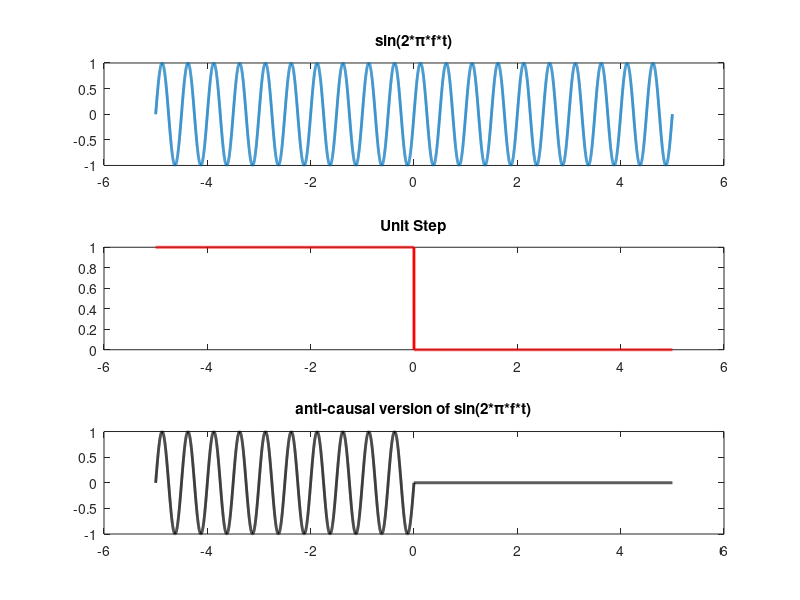
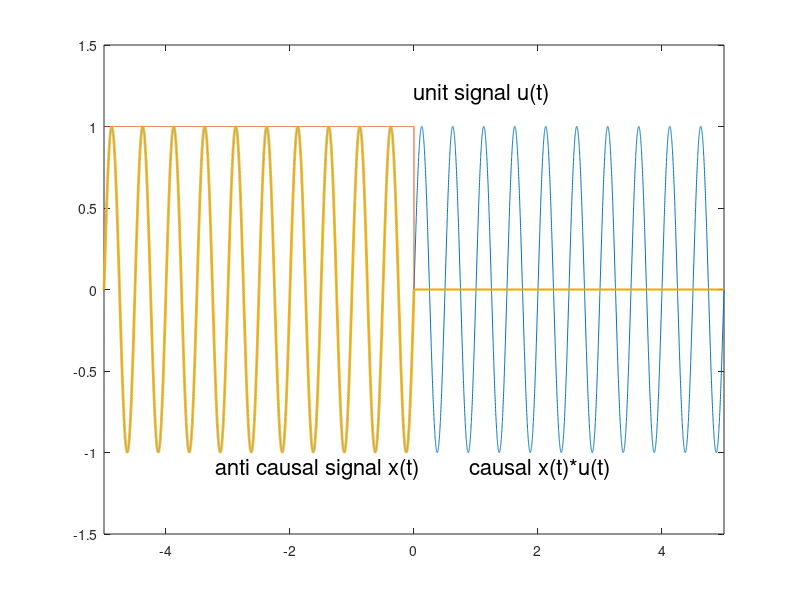

Write the MATLAB code that produced these figures, in order.
clc 
clear all 
close all
t= -5:1/1000:5;
x1 = sin(2*pi*2*t);
subplot(3,1,1);
plot(t,x1,'LineWidth',2);
title('sin(2*\pi*f*t)');
u = (t<0); 
x2 = x1.*u;
subplot(3,1,2);
plot(t,u, 'r','LineWidth',2); 
title('Unit Step');
subplot(3,1,3);
plot(t,x2, 'k','LineWidth',2); 
title('anti-causal version of sin(2*\pi*f*t)');
figure; 
plot(t,x1,t,u,t,x2,'LineWidth',2); 
text(0,1.2,'unit signal u(t)','FontSize',16); 
text(-3.2,-1.1,'anti causal signal x(t)','FontSize',16); 
text(0.8,-1.1,' causal x(t)*u(t)','FontSize',16); 
axis([-5 5 -1.5 1.5]);